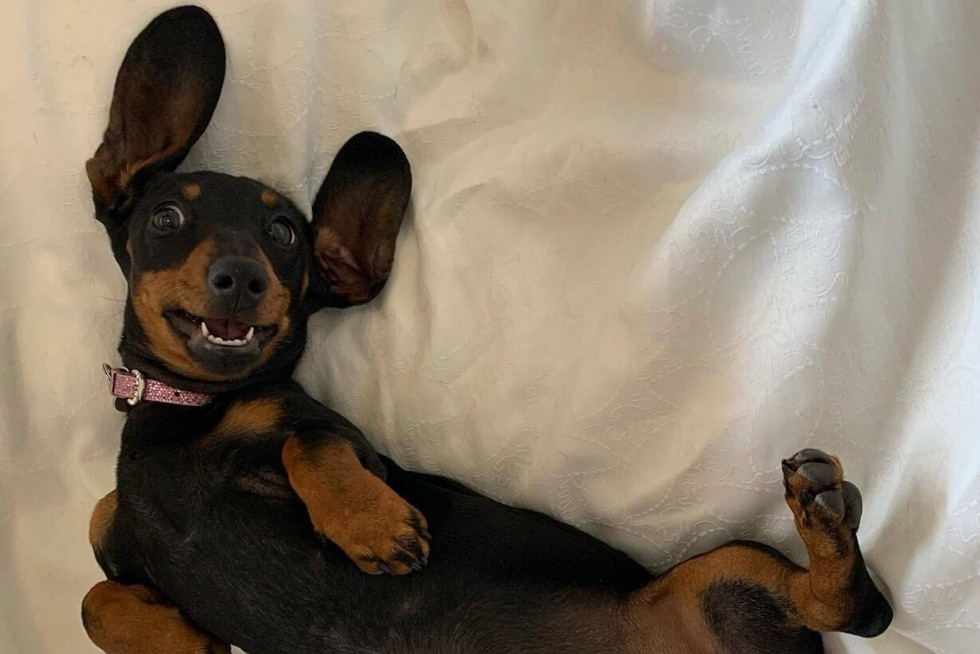
#> input picture 1 - Ładowanie i wyświetlanie zdjęć/jamnik.jpg, 980 x 654 px
$ python '1. Ładowanie i wyświetlanie zdjęć.py'
#> lines starting #> are read from the running program, lines starting #| are printed output that depends on the picture
import cv2

# Zadanie 1
image_path = "jamnik.jpg"
image = cv2.imread(image_path)
#> image is the input picture: shape (654, 980, 3); mean B, G, R 105.7, 121.8, 133.7

if image is None:
    print("Błąd: nie można wczytać obrazu!")
else:
    print("Obraz wczytano poprawnie.")
    cv2.imshow("Zadanie 1", image)
    cv2.waitKey(0)
    cv2.destroyAllWindows()

# Zadanie 2
image_color = cv2.imread(image_path)
if image_color is not None:
    (h, w, c) = image_color.shape
#> h = 654; w = 980; c = 3
    print(f"[Zadanie 2] Wymiary: {w}x{h}, Liczba kanałów: {c}")
#| [Zadanie 2] Wymiary: 980x654, Liczba kanałów: 3
else:
    print("[Zadanie 2] Nie udało się wczytać obrazu.")

# Zadanie 3
image_gray = cv2.imread(image_path, cv2.IMREAD_GRAYSCALE)
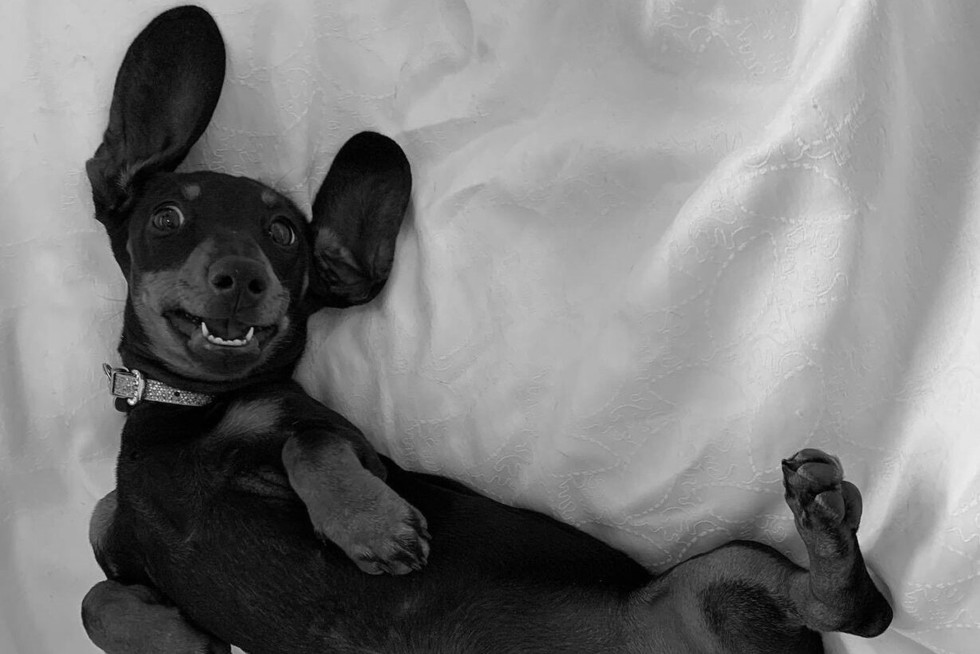
#> image_gray: shape (654, 980); min 0, max 250, mean 123.5
if image_gray is not None:
    print(f"[Zadanie 3] Wymiary: {image_gray.shape[1]}x{image_gray.shape[0]}, Liczba kanałów: 1")
#| [Zadanie 3] Wymiary: 980x654, Liczba kanałów: 1
    cv2.imshow("Zadanie 3", image_gray)
    cv2.waitKey(0)
    cv2.destroyAllWindows()
else:
    print("[Zadanie 3] Nie udało się wczytać obrazu.")

# Zadanie 4
if image_gray is not None:
    output_path = "gray_output.jpg"
    cv2.imwrite(output_path, image_gray)
    print(f"[Zadanie 4] Obraz w skali szarości zapisany jako {output_path}")

# Zadanie 5
img1 = cv2.imread(image_path)
img2 = cv2.imread(image_path)

if img1 is not None and img2 is not None:
    cv2.imshow("Zadanie 5: Obraz 1", img1)
    cv2.imshow("Zadanie 5: Obraz 2", img2)
    print("[Zadanie 5]")
    cv2.waitKey(0)
    cv2.destroyAllWindows()
else:
    print("[Zadanie 5] Nie udało się wczytać jednego z obrazów.")

# Zadanie 6
image_resizable = cv2.imread(image_path)
if image_resizable is not None:
    cv2.namedWindow("Zadanie 6: Zmienny rozmiar", cv2.WINDOW_NORMAL)
    cv2.imshow("Zadanie 6: Zmienny rozmiar", image_resizable)
    print("[Zadanie 6]")
    cv2.waitKey(0)
    cv2.destroyAllWindows()
else:
    print("[Zadanie 6] Nie udało się wczytać obrazu.")
